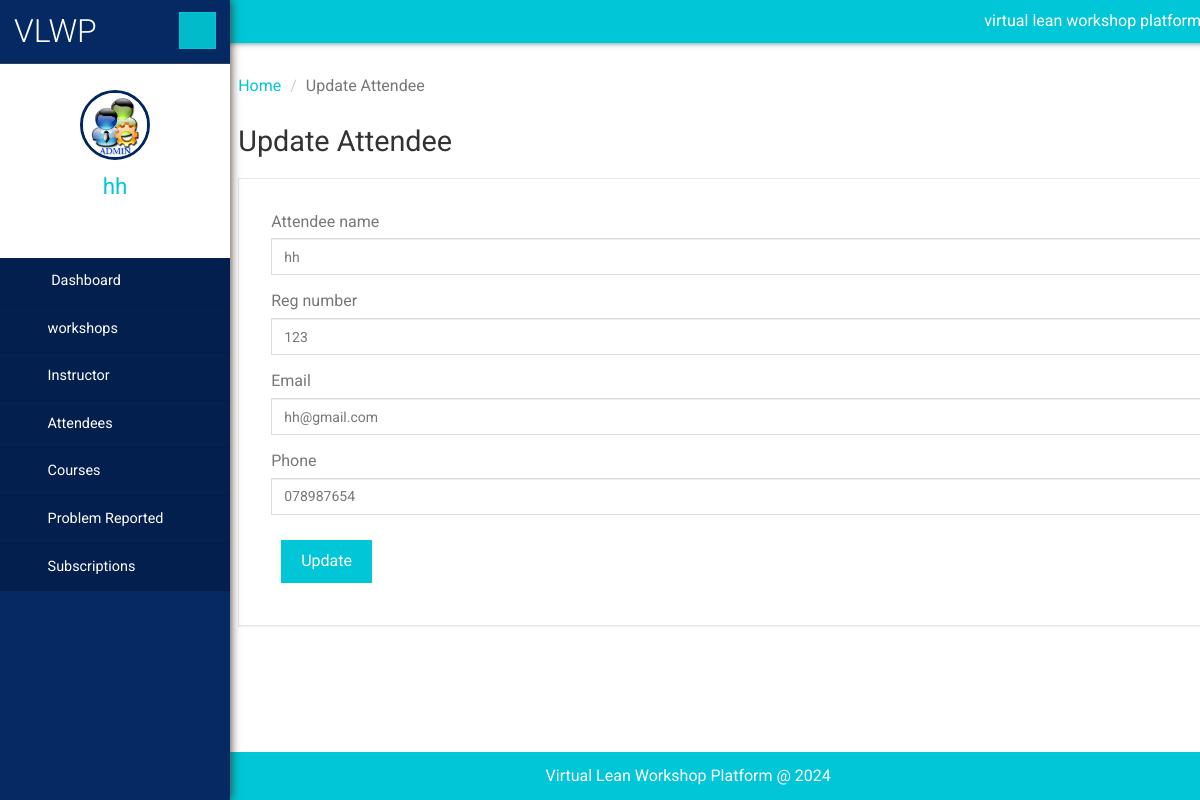
/admin/editAttendeesDetails.php?editid=5 (signed in), run on the app's committed database.
### tables this page shows
CREATE TABLE `attendees` (
  `attendeeID` int(11) NOT NULL,
  `wshopID` int(11) DEFAULT NULL,
  `reg_no` varchar(8) DEFAULT NULL,
  `name` varchar(50) DEFAULT NULL,
  `phone` varchar(20) DEFAULT NULL,
  `email` varchar(50) DEFAULT NULL,
  `created_at` timestamp NOT NULL DEFAULT current_timestamp(),
  `updated_at` timestamp NOT NULL DEFAULT current_timestamp() ON UPDATE current_timestamp(),
  `created_by` int(11) DEFAULT NULL,
  `updated_by` varchar(20) DEFAULT NULL,
  `password` varchar(255) NOT NULL DEFAULT 'reg_no'
);

CREATE TABLE `users` (
  `usr_id` int(11) NOT NULL,
  `email` varchar(100) NOT NULL,
  `userName` varchar(30) DEFAULT NULL,
  `password` varchar(255) DEFAULT NULL,
  `createdBy` varchar(30) NOT NULL,
  `created_at` timestamp NOT NULL DEFAULT current_timestamp(),
  `updated_at` timestamp NOT NULL DEFAULT current_timestamp() ON UPDATE current_timestamp()
);

### admin/editAttendeesDetails.php (the view, shortened to what this page needs)
<?php
include('includes/dbconnection.php');
?>
<!DOCTYPE HTML>
<html>
<head>
        <link href="css/bootstrap.min.css" rel='stylesheet' type='text/css'/>
        <link href="css/style.css" rel='stylesheet' type='text/css'/>
        <link href="css/font-awesome.css" rel="stylesheet">
        <link rel="stylesheet" href="css/icon-font.min.css" type='text/css'/>
</head>
<body>
    <div class="page-container">
        <div class="left-content">
            <div class="inner-content">
                <?php include_once('includes/header.php'); ?>
                <div class="outter-wp">
                    <div class="sub-heard-part">
                        <ol class="breadcrumb m-b-0">
                            <li><a href="dashboard.php">Home</a></li>
                            <li class="active">Update Attendee</li>
                        </ol>
                    </div>
                    <div class="forms-main">
                        <h2 class="inner-tittle">Update Attendee </h2>
                        <div class="graph-form">
                            <div class="form-body">
                                <form method="post">
                                    <?php
                                    $eid=$_GET['editid'];
                                    $sql="SELECT * FROM attendees WHERE attendeeID=?";
                                    $stmt = $connection->prepare($sql);
                                    $stmt->bind_param("s", $eid);
                                    $stmt->execute();
                                    $result = $stmt->get_result();
                                    if ($result->num_rows > 0) {
                                        while ($row1 = $result->fetch_assoc()) {
                                            ?>
        <div class="form-group">
        <label for="exampleInputEmail1">Attendee name</label>
        <input type="text" name="name" value="<?php echo $row1['name']; ?>" class="form-control" required='true'>
        </div>
        <div class="form-group">
       <label for="exampleInputEmail1">Reg number</label>
        <input type="text" name="reg" value="<?php echo $row1['reg_no']; ?>" class="form-control" required='true'>
        </div>
        <div class="form-group">
        <label for="exampleInputEmail1">Email</label>
        <input type="text" name="email" value="<?php echo $row1['email']; ?>" class="form-control" required='true'>
        </div>
        <div class="form-group">
        <label for="exampleInputEmail1">Phone</label>
        <input type="text" name="phone" value="<?php echo $row1['phone']; ?>" class="form-control" required='true'>
        </div>
        <?php }
         } ?>
        <button type="submit" class="btn btn-default" name="submit" id="submit">Update</button>
</form>
</div>
</div>
</div>
                </div>
                <?php include_once('includes/footer.php'); ?>
            </div>
        </div>
        <?php include_once('includes/sidebar.php'); ?>
    </div>
</body>
</html>

### admin/includes/sidebar.php (shortened to what this page needs)
<?php
include('includes/dbconnection.php');
    $user = $_SESSION['user'];
    $stmt = $connection->prepare("SELECT * FROM users WHERE usr_id = ?");
    $stmt->bind_param("s", $user);
    $stmt->execute();
    $result = $stmt->get_result();
    if ($result->num_rows > 0) {
        $row = $result->fetch_assoc();
    }else{
    header("index.php");
    }
?>
 <div class="sidebar-menu">
    <header class="logo">
        <a href="#" class="sidebar-icon"> <span class="fa fa-bars"></span> </a> <a href="dashboard.php"> <span id="logo"> <h1>VLWP</h1></span>
        </a>
    </header>
    <div class="down">
        <a href="dashboard.php"><img src="images/images.jpg" height="70" width="70"></a>
        <a href="dashboard.php"><span class=" name-caret"><?php echo $row['userName']; ?></span></a>
        <ul>
            <li><a class="tooltips" href="admin-profile.php"><span>Profile</span><i class="lnr lnr-user"></i></a></li>
            <li><a class="tooltips" href="change-password.php"><span>Settings</span><i class="lnr lnr-cog"></i></a></li>
            <li><a class="tooltips" href="logout.php"><span>Log out</span><i class="lnr lnr-power-switch"></i></a></li>
        </ul>
    </div>
    <div class="menu">
        <ul id="menu" >
            <li><a href="dashboard.php"><i class="fa fa-tachometer"></i> <span>Dashboard</span></a></li>
            <li id="menu-academico" ><a href="#"><i class="fa fa-user"></i><span>workshops</span> <span class="fa fa-angle-right" style="float: right"></span></a>
            </li>
            <li id="menu-academico" ><a href="#"><i class="fa fa-user"></i><span>Instructor</span> <span class="fa fa-angle-right" style="float: right"></span></a>
            </li>
            <li id="menu-academico" ><a href="#"><i class="fa fa-user"></i><span>Attendees</span> <span class="fa fa-angle-right" style="float: right"></span></a>
            </li>
            <li id="menu-academico" ><a href="#"><i class="fa fa-file-text-o"></i><span>Courses</span> <span class="fa fa-angle-right" style="float: right"></span></a>
            </li>
            <li id="menu-academico" ><a href="#"><i class="fa fa-file-text-o"></i><span>Problem Reported</span> <span class="fa fa-angle-right" style="float: right"></span></a>
            </li>
             <li id="menu-academico" ><a href="#"><i class="fa fa-file-text-o"></i><span>Subscriptions</span> <span class="fa fa-angle-right" style="float: right"></span></a>
    </div>
</div>

### data on the page
attendees: name "hh", reg "123", email "hh@gmail.com", phone "078987654"
users: userName "hh"
